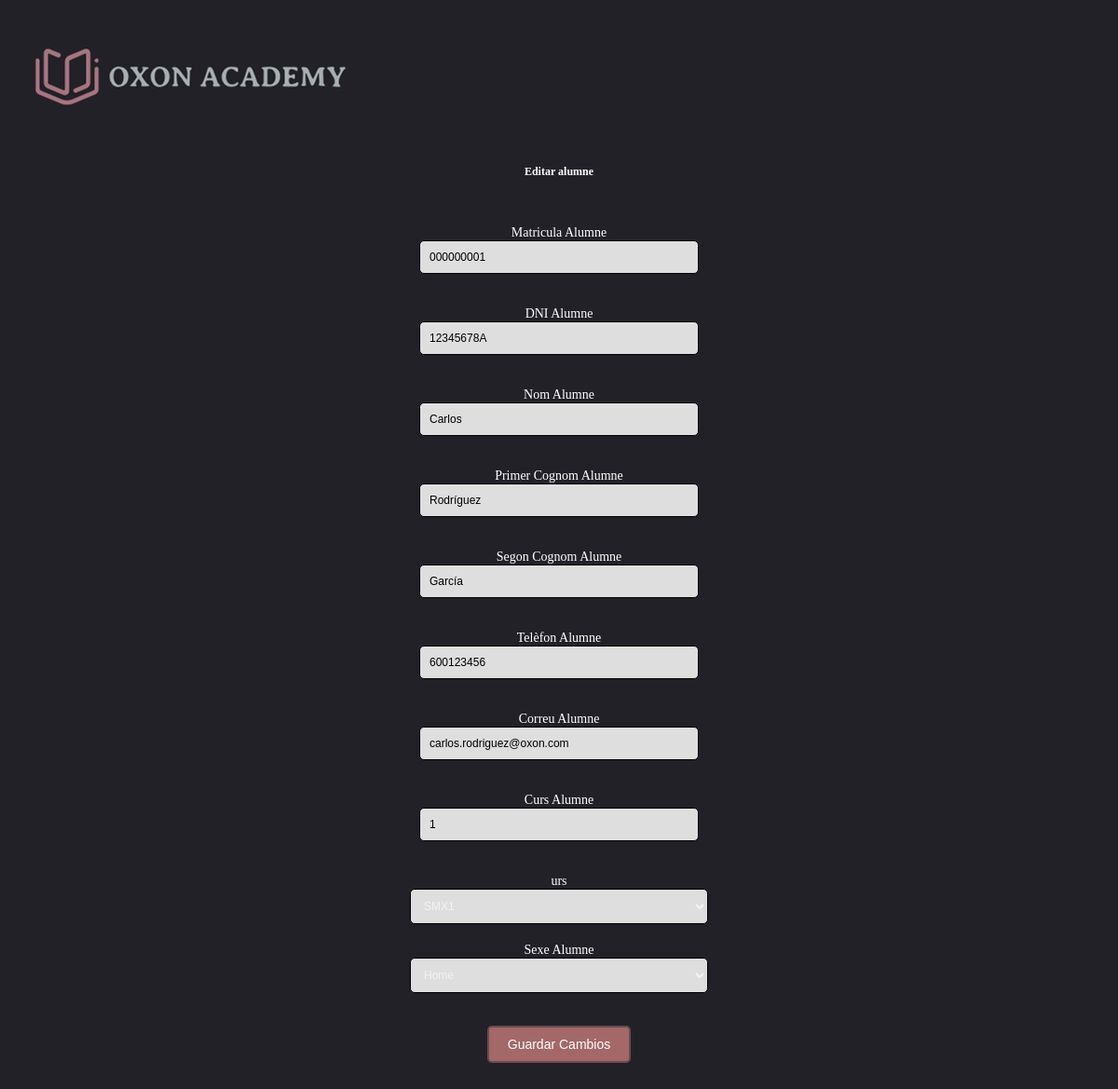
Screenshot of /WEB/formularios/alumne/formeditarAlumne.php?ID=000000001 with the database file from the repository.
### tables this page shows
CREATE TABLE tbl_alumnes(
  Matricula_alumne CHAR(9) NOT NULL PRIMARY KEY,
  DNI_alumne CHAR(9) NOT NULL,
  Nom_alumne VARCHAR(30) NULL,
  Primer_Cognom_alumne VARCHAR(60) NOT NULL,
  Segon_Cognom_alumne VARCHAR(60) NOT NULL,
  Telefon_alumne CHAR(9) NOT NULL,
  Correu_alumne VARCHAR(50) NOT NULL,
  Sexe_alumne ENUM('Home','Dona','No binari') NOT NULL,
  FK_ID_curs INT NOT NULL
);

### WEB/formularios/alumne/formeditarAlumne.php (the view, shortened to what this page needs)
<?php
    if (!isset($_GET['ID'])){
        header('Location: ./../../crud.php');
        exit();
    } else {
        require_once './../../conexion.php';
        try {
            $ID = $_GET['ID'];
            $stmt = $conn->prepare("SELECT * FROM tbl_alumnes WHERE Matricula_alumne = ?");
            $stmt->bindParam(1, $ID);
            $stmt->execute();
            $datos_escuela = $stmt->fetchAll();
            $array=array();
            foreach($datos_escuela as $clave => $valor){
                $array=$valor;
            }
        } catch (PDOException $e) {
            echo "Error al obtener datos de la base de datos: " . $e->getMessage();
        }
    }
?>
<head>
    <link rel="stylesheet" href="./../../css/csseditar_crear.css">
    <link rel="stylesheet" href="./../../css/style.css">
</head>
<body>
    <br>
    <div class="logo">
        <img src="./../../img/logoextendido.png" alt="LOGO">
    </div>
    <div class="titulo">
        <h1>Editar alumne</h1>
    </div>
    <form action="./../../acciones/editar.php" method="post">
        <label for="Matricula_Alumne">Matricula Alumne</label><br>
        <input type="text" id="Matricula_Alumne" name="Matricula_Alumne" value="<?php echo $ID; ?>" readonly> <br><br>
        <label for="DNI_Alumne">DNI Alumne</label><br>
        <input type="text" id="DNI_Alumne" name="DNI_Alumne" value="<?php echo $array[1];?>" placeholder="Introduzca su DNI - 8 Numeros y letra" pattern="[0-9]{8}[A-Za-z]{1}" readonly><br><br>
        <label for="Nom_Alumne">Nom Alumne</label><br>
        <input type="text" id="Nom_Alumne" name="Nom_Alumne" value="<?php echo $array[2]?>"  maxlength="30"required><br><br>
        <label for="Primer_Cognom_Alumne">Primer Cognom Alumne</label><br>
        <input type="text" id="Primer_Cognom_Alumne" name="Primer_Cognom_Alumne" value="<?php echo $array[3]?>" maxlength="60" required><br><br>
        <label for="Segon_Cognom_Alumne">Segon Cognom Alumne</label><br>
        <input type="text" id="Segon_Cognom_Alumne" name="Segon_Cognom_Alumne" value="<?php echo $array[4]?>" maxlength="60" required><br><br>
        <label for="Telefon_Alumne">Telèfon Alumne</label><br>
        <input type="tel" id="Telefon_Alumne" name="Telefon_Alumne" value="<?php echo $array[5]?>" required><br><br>
        <label for="Correu_Alumne">Correu Alumne</label><br>
        <input type="email" id="Correu_Alumne" name="Correu_Alumne" value="<?php echo $array[6]?>" required><br><br>
        <label for="FK_ID_curs">Curs Alumne</label><br>
        <input type="text" id="FK_ID_curs" name="FK_ID_curs" value="<?php echo $array[8]?>" required><br><br>
        <label for="FK_ID_curs">urs</label><br>
        <select id="FK_ID_curs" name="FK_ID_curs" class="selectform" required>
            <option value="1" <?php echo ($array[8] == '1') ? 'selected' : ''; ?>>SMX1</option>
        </select>
        <br>
        <label for="Sexe_Alumne">Sexe Alumne</label><br>
        <select id="Sexe_Alumne" name="Sexe_Alumne" class="selectform" required>
            <option <?php echo ($array[7] == "Home") ? 'selected' : ''; ?>>Home</option>
        </select>
        <br><br>
        <input type="submit" value="Guardar Cambios" class="button_form">
    </form><br><br>
</body>

### WEB/css/csseditar_crear.css (style rules this page uses)
* { background-color: rgb(35, 33, 40); color:#f2f2f2; }
input[type="text"] { width: 100%; }
.titulo { text-align: center; }
.button_form { display: inline-block; padding: 10px 20px; text-decoration: none; background-color: #a47580; border: 2px solid #674950; border-radius: 5px; }

### WEB/css/style.css (style rules this page uses)
* { font-size: 12px; }
h1 { text-align: center; margin-top: 3em; color: white; }
form { margin-top: 50px; text-align: center; }
form label { color: white; font-size: 14px; }
form input { color: black; }
form input[type="text"], form input[type="tel"], form input[type="password"], form input[type="email"], form input[type="number"], .selectform { width: 100%; max-width: 300px; padding: 10px; margin-bottom: 20px; border-radius: 5px; border: 1px solid rgb(0, 0, 0); background-color: #dedede; }
form input[type="submit"] { padding: 10px 20px; color: #ffffff; text-decoration: none; font-size: 14px; border-radius: 5px; border: 2px solid #694b52; background-color: rgb(164, 104, 104); transition: background-color 0.3s, color 0.3s; cursor: pointer; }
.selectform { width: 100%; max-width: 320px; padding: 10px; margin-bottom: 20px; border-radius: 5px; border: 1px solid black; }

### rows the page displays
tbl_alumnes: DNI_Alumne "12345678A", Nom_Alumne "Carlos", Primer_Cognom_Alumne "Rodríguez", Segon_Cognom_Alumne "García", Telefon_Alumne "600123456", Correu_Alumne "carlos.rodriguez@oxon.com", FK_ID_curs "1", FK_ID_curs "SMX1", Sexe_Alumne "Home"
